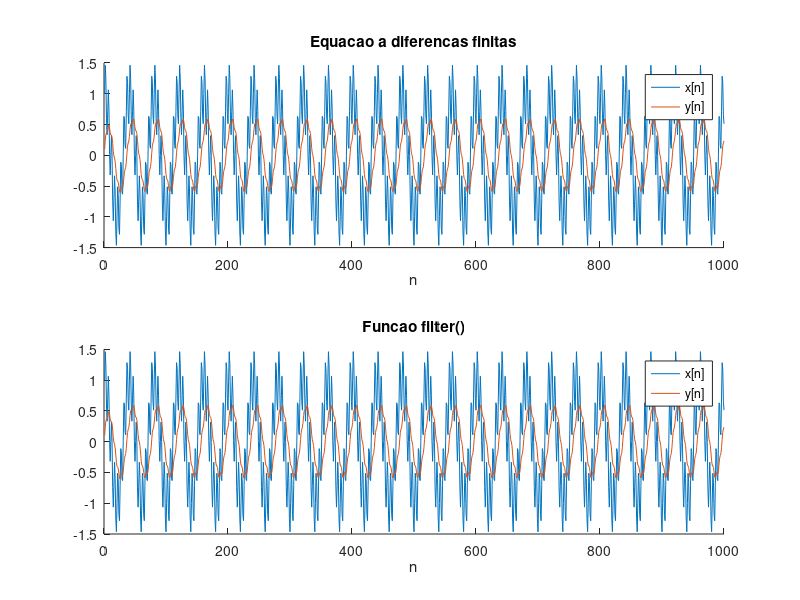

Write MATLAB code to recreate this figure.
% Sistema de 1a. ordem em tempo discreto
close all
clear
clc

alfa = 0.1;
y_ant = 0;      % memoriza saida anterior
N = 1000;      % horizonte de simulacao
f1 = 1/40;      % freq de interesse
A1 = 1;         % amplitude do sinal de interesse
f2 = 1/5;       % freq do ruido a ser filtrado
A2 = 0.5;       % amplitude do ruido a ser filtrado
fs = 10e3;      % freq de amostragem (para reproducao)
t = 0:N-1;

x = A1*cos(2*pi*t*f1) + A2*sin(2*pi*t*f2);  % entrada
y = linspace(1,N); % saida

% implementacao equacao a diferencas
for i=1:N
   y(i)= alfa*x(i)+(1-alfa)*y_ant;
   y_ant = y(i);
end

figure(1);
subplot(2,1,1);
hold on
plot(x); plot(y);
xlabel('n');
legend('x[n]', 'y[n]'); title('Equacao a diferencas finitas');
hold off

% usa funco filter; consulte o help
a = 1;
b = [alfa (1-alfa)];
y2 = filter(b,a,x);
subplot(2,1,2);

hold on
plot(x); plot(y);
xlabel('n');
legend('x[n]', 'y[n]'); title('Funcao filter()');
hold off